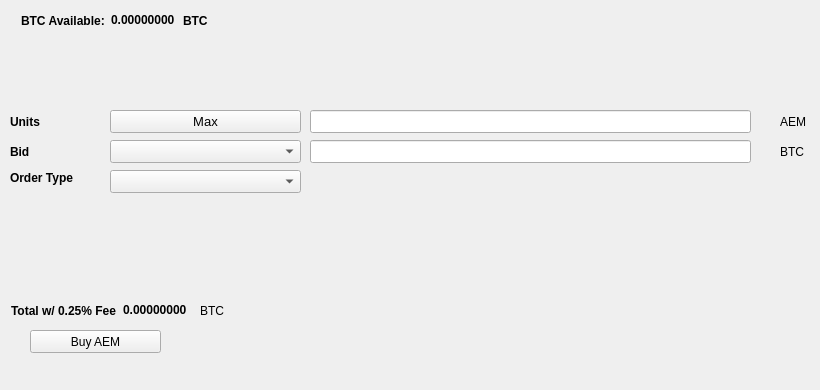
   <widget class="QWidget" name="BuyTab">
    <attribute name="title">
     <string>Buy</string>
    </attribute>
    <widget class="QPushButton" name="BuyAEM">
     <property name="geometry">
      <rect>
       <x>30</x>
       <y>330</y>
       <width>131</width>
       <height>23</height>
      </rect>
     </property>
     <property name="text">
      <string>Buy AEM</string>
     </property>
     <property name="icon">
      <iconset resource="../atheneum.qrc">
       <normaloff>:/icons/bitcoin</normaloff>:/icons/bitcoin</iconset>
     </property>
    </widget>
    <widget class="QLabel" name="label_3">
     <property name="geometry">
      <rect>
       <x>10</x>
       <y>110</y>
       <width>46</width>
       <height>23</height>
      </rect>
     </property>
     <property name="font">
      <font>
       <weight>75</weight>
       <bold>true</bold>
      </font>
     </property>
     <property name="text">
      <string>Units</string>
     </property>
    </widget>
    <widget class="QLineEdit" name="UnitsInput">
     <property name="geometry">
      <rect>
       <x>310</x>
       <y>110</y>
       <width>441</width>
       <height>23</height>
      </rect>
     </property>
     <property name="font">
      <font>
       <pointsize>9</pointsize>
       <weight>75</weight>
       <bold>true</bold>
      </font>
     </property>
    </widget>
    <widget class="QLineEdit" name="BuyBidPriceEdit">
     <property name="geometry">
      <rect>
       <x>310</x>
       <y>140</y>
       <width>441</width>
       <height>23</height>
      </rect>
     </property>
     <property name="font">
      <font>
       <pointsize>9</pointsize>
       <weight>75</weight>
       <bold>true</bold>
      </font>
     </property>
    </widget>
    <widget class="QLabel" name="label_4">
     <property name="geometry">
      <rect>
       <x>780</x>
       <y>110</y>
       <width>31</width>
       <height>23</height>
      </rect>
     </property>
     <property name="text">
      <string>AEM</string>
     </property>
    </widget>
    <widget class="QLabel" name="label_5">
     <property name="geometry">
      <rect>
       <x>780</x>
       <y>140</y>
       <width>31</width>
       <height>23</height>
      </rect>
     </property>
     <property name="text">
      <string>BTC</string>
     </property>
    </widget>
    <widget class="QLabel" name="label_6">
     <property name="geometry">
      <rect>
       <x>10</x>
       <y>140</y>
       <width>46</width>
       <height>23</height>
      </rect>
     </property>
     <property name="font">
      <font>
       <weight>75</weight>
       <bold>true</bold>
      </font>
     </property>
     <property name="text">
      <string>Bid</string>
     </property>
    </widget>
    <widget class="QLabel" name="label_7">
     <property name="geometry">
      <rect>
       <x>10</x>
       <y>170</y>
       <width>91</width>
       <height>16</height>
      </rect>
     </property>
     <property name="font">
      <font>
       <weight>75</weight>
       <bold>true</bold>
      </font>
     </property>
     <property name="text">
      <string>Order Type</string>
     </property>
    </widget>
    <widget class="QPushButton" name="Buy_Max_Amount">
     <property name="geometry">
      <rect>
       <x>110</x>
       <y>110</y>
       <width>191</width>
       <height>23</height>
      </rect>
     </property>
     <property name="font">
      <font>
       <pointsize>10</pointsize>
      </font>
     </property>
     <property name="text">
      <string>Max</string>
     </property>
    </widget>
    <widget class="QComboBox" name="BuyBidcomboBox">
     <property name="geometry">
      <rect>
       <x>110</x>
       <y>140</y>
       <width>191</width>
       <height>23</height>
      </rect>
     </property>
     <property name="font">
      <font>
       <pointsize>10</pointsize>
      </font>
     </property>
    </widget>
    <widget class="QComboBox" name="buyOrdertypeCombo">
     <property name="geometry">
      <rect>
       <x>110</x>
       <y>170</y>
       <width>191</width>
       <height>23</height>
      </rect>
     </property>
     <property name="font">
      <font>
       <pointsize>10</pointsize>
      </font>
     </property>
    </widget>
    <widget class="QWidget" name="layoutWidget1">
     <property name="geometry">
      <rect>
       <x>21</x>
       <y>11</y>
       <width>227</width>
       <height>19</height>
      </rect>
     </property>
     <layout class="QHBoxLayout" name="horizontalLayout_3">
      <item>
       <widget class="QLabel" name="label232">
        <property name="font">
         <font>
          <weight>75</weight>
          <bold>true</bold>
         </font>
        </property>
        <property name="text">
         <string>BTC Available:</string>
        </property>
       </widget>
      </item>
      <item>
       <widget class="QLabel" name="BtcAvailableLbl">
        <property name="palette">
         <palette>
          <active>
           <colorrole role="WindowText">
            <brush brushstyle="SolidPattern">
             <color alpha="255">
              <red>0</red>
              <green>0</green>
              <blue>0</blue>
             </color>
            </brush>
           </colorrole>
           <colorrole role="Button">
            <brush brushstyle="SolidPattern">
             <color alpha="255">
              <red>0</red>
              <green>170</green>
              <blue>0</blue>
             </color>
            </brush>
           </colorrole>
           <colorrole role="Light">
            <brush brushstyle="SolidPattern">
             <color alpha="255">
              <red>0</red>
              <green>255</green>
              <blue>0</blue>
             </color>
            </brush>
           </colorrole>
           <colorrole role="Midlight">
            <brush brushstyle="SolidPattern">
             <color alpha="255">
              <red>0</red>
              <green>212</green>
              <blue>0</blue>
             </color>
            </brush>
           </colorrole>
           <colorrole role="Dark">
            <brush brushstyle="SolidPattern">
             <color alpha="255">
              <red>0</red>
              <green>85</green>
              <blue>0</blue>
             </color>
            </brush>
           </colorrole>
           <colorrole role="Mid">
            <brush brushstyle="SolidPattern">
             <color alpha="255">
              <red>0</red>
              <green>113</green>
              <blue>0</blue>
             </color>
            </brush>
           </colorrole>
           <colorrole role="Text">
            <brush brushstyle="SolidPattern">
             <color alpha="255">
              <red>0</red>
              <green>170</green>
              <blue>0</blue>
             </color>
            </brush>
           </colorrole>
           <colorrole role="BrightText">
            <brush brushstyle="SolidPattern">
             <color alpha="255">
              <red>255</red>
              <green>255</green>
              <blue>255</blue>
             </color>
            </brush>
           </colorrole>
           <colorrole role="ButtonText">
            <brush brushstyle="SolidPattern">
             <color alpha="255">
              <red>0</red>
              <green>0</green>
              <blue>0</blue>
             </color>
            </brush>
           </colorrole>
           <colorrole role="Base">
            <brush brushstyle="SolidPattern">
             <color alpha="255">
              <red>255</red>
              <green>255</green>
              <blue>255</blue>
             </color>
            </brush>
           </colorrole>
           <colorrole role="Window">
            <brush brushstyle="SolidPattern">
             <color alpha="255">
              <red>0</red>
              <green>170</green>
              <blue>0</blue>
             </color>
            </brush>
           </colorrole>
           <colorrole role="Shadow">
            <brush brushstyle="SolidPattern">
             <color alpha="255">
              <red>0</red>
              <green>0</green>
              <blue>0</blue>
             </color>
            </brush>
           </colorrole>
           <colorrole role="AlternateBase">
            <brush brushstyle="SolidPattern">
             <color alpha="255">
              <red>127</red>
              <green>212</green>
              <blue>127</blue>
             </color>
            </brush>
           </colorrole>
           <colorrole role="ToolTipBase">
            <brush brushstyle="SolidPattern">
             <color alpha="255">
              <red>255</red>
              <green>255</green>
              <blue>220</blue>
             </color>
            </brush>
           </colorrole>
           <colorrole role="ToolTipText">
            <brush brushstyle="SolidPattern">
             <color alpha="255">
              <red>0</red>
              <green>0</green>
              <blue>0</blue>
             </color>
            </brush>
           </colorrole>
          </active>
          <inactive>
           <colorrole role="WindowText">
            <brush brushstyle="SolidPattern">
             <color alpha="255">
              <red>0</red>
              <green>0</green>
              <blue>0</blue>
             </color>
            </brush>
           </colorrole>
           <colorrole role="Button">
            <brush brushstyle="SolidPattern">
             <color alpha="255">
              <red>0</red>
              <green>170</green>
              <blue>0</blue>
             </color>
            </brush>
           </colorrole>
           <colorrole role="Light">
            <brush brushstyle="SolidPattern">
             <color alpha="255">
              <red>0</red>
              <green>255</green>
              <blue>0</blue>
             </color>
            </brush>
           </colorrole>
           <colorrole role="Midlight">
            <brush brushstyle="SolidPattern">
             <color alpha="255">
              <red>0</red>
              <green>212</green>
              <blue>0</blue>
             </color>
            </brush>
           </colorrole>
           <colorrole role="Dark">
            <brush brushstyle="SolidPattern">
             <color alpha="255">
              <red>0</red>
              <green>85</green>
              <blue>0</blue>
             </color>
            </brush>
           </colorrole>
           <colorrole role="Mid">
            <brush brushstyle="SolidPattern">
             <color alpha="255">
              <red>0</red>
              <green>113</green>
              <blue>0</blue>
             </color>
            </brush>
           </colorrole>
           <colorrole role="Text">
            <brush brushstyle="SolidPattern">
             <color alpha="255">
              <red>0</red>
              <green>170</green>
              <blue>0</blue>
             </color>
            </brush>
           </colorrole>
           <colorrole role="BrightText">
            <brush brushstyle="SolidPattern">
             <color alpha="255">
              <red>255</red>
              <green>255</green>
              <blue>255</blue>
             </color>
            </brush>
           </colorrole>
           <colorrole role="ButtonText">
            <brush brushstyle="SolidPattern">
             <color alpha="255">
              <red>0</red>
              <green>0</green>
              <blue>0</blue>
             </color>
            </brush>
           </colorrole>
           <colorrole role="Base">
            <brush brushstyle="SolidPattern">
             <color alpha="255">
              <red>255</red>
              <green>255</green>
              <blue>255</blue>
             </color>
            </brush>
           </colorrole>
           <colorrole role="Window">
            <brush brushstyle="SolidPattern">
             <color alpha="255">
              <red>0</red>
              <green>170</green>
              <blue>0</blue>
             </color>
            </brush>
           </colorrole>
           <colorrole role="Shadow">
            <brush brushstyle="SolidPattern">
             <color alpha="255">
              <red>0</red>
              <green>0</green>
              <blue>0</blue>
             </color>
            </brush>
           </colorrole>
           <colorrole role="AlternateBase">
            <brush brushstyle="SolidPattern">
             <color alpha="255">
              <red>127</red>
              <green>212</green>
              <blue>127</blue>
             </color>
            </brush>
           </colorrole>
           <colorrole role="ToolTipBase">
            <brush brushstyle="SolidPattern">
             <color alpha="255">
              <red>255</red>
              <green>255</green>
              <blue>220</blue>
             </color>
            </brush>
           </colorrole>
           <colorrole role="ToolTipText">
            <brush brushstyle="SolidPattern">
             <color alpha="255">
              <red>0</red>
              <green>0</green>
              <blue>0</blue>
             </color>
            </brush>
           </colorrole>
          </inactive>
          <disabled>
           <colorrole role="WindowText">
            <brush brushstyle="SolidPattern">
             <color alpha="255">
              <red>0</red>
              <green>85</green>
              <blue>0</blue>
             </color>
            </brush>
           </colorrole>
           <colorrole role="Button">
            <brush brushstyle="SolidPattern">
             <color alpha="255">
              <red>0</red>
              <green>170</green>
              <blue>0</blue>
             </color>
            </brush>
           </colorrole>
           <colorrole role="Light">
            <brush brushstyle="SolidPattern">
             <color alpha="255">
              <red>0</red>
              <green>255</green>
              <blue>0</blue>
             </color>
            </brush>
           </colorrole>
           <colorrole role="Midlight">
            <brush brushstyle="SolidPattern">
             <color alpha="255">
              <red>0</red>
              <green>212</green>
              <blue>0</blue>
             </color>
            </brush>
           </colorrole>
           <colorrole role="Dark">
            <brush brushstyle="SolidPattern">
             <color alpha="255">
              <red>0</red>
              <green>85</green>
              <blue>0</blue>
             </color>
            </brush>
           </colorrole>
           <colorrole role="Mid">
            <brush brushstyle="SolidPattern">
             <color alpha="255">
              <red>0</red>
              <green>113</green>
              <blue>0</blue>
             </color>
            </brush>
           </colorrole>
           <colorrole role="Text">
            <brush brushstyle="SolidPattern">
             <color alpha="255">
              <red>0</red>
              <green>85</green>
              <blue>0</blue>
             </color>
            </brush>
           </colorrole>
           <colorrole role="BrightText">
            <brush brushstyle="SolidPattern">
             <color alpha="255">
              <red>255</red>
              <green>255</green>
              <blue>255</blue>
             </color>
            </brush>
           </colorrole>
           <colorrole role="ButtonText">
            <brush brushstyle="SolidPattern">
             <color alpha="255">
              <red>0</red>
              <green>85</green>
              <blue>0</blue>
             </color>
            </brush>
           </colorrole>
           <colorrole role="Base">
            <brush brushstyle="SolidPattern">
             <color alpha="255">
              <red>0</red>
              <green>170</green>
              <blue>0</blue>
             </color>
            </brush>
           </colorrole>
           <colorrole role="Window">
            <brush brushstyle="SolidPattern">
             <color alpha="255">
              <red>0</red>
              <green>170</green>
              <blue>0</blue>
             </color>
            </brush>
           </colorrole>
           <colorrole role="Shadow">
            <brush brushstyle="SolidPattern">
             <color alpha="255">
              <red>0</red>
              <green>0</green>
              <blue>0</blue>
             </color>
            </brush>
           </colorrole>
           <colorrole role="AlternateBase">
            <brush brushstyle="SolidPattern">
             <color alpha="255">
              <red>0</red>
              <green>170</green>
              <blue>0</blue>
             </color>
            </brush>
           </colorrole>
           <colorrole role="ToolTipBase">
            <brush brushstyle="SolidPattern">
             <color alpha="255">
              <red>255</red>
              <green>255</green>
              <blue>220</blue>
             </color>
            </brush>
           </colorrole>
           <colorrole role="ToolTipText">
            <brush brushstyle="SolidPattern">
             <color alpha="255">
              <red>0</red>
              <green>0</green>
              <blue>0</blue>
             </color>
            </brush>
           </colorrole>
          </disabled>
         </palette>
        </property>
        <property name="font">
         <font>
          <weight>75</weight>
          <bold>true</bold>
         </font>
        </property>
        <property name="text">
         <string>0.00000000</string>
        </property>
        <property name="textInteractionFlags">
         <set>Qt::LinksAccessibleByMouse|Qt::TextSelectableByKeyboard|Qt::TextSelectableByMouse</set>
        </property>
       </widget>
      </item>
      <item>
       <widget class="QLabel" name="BtcAvailableLbl_2">
        <property name="font">
         <font>
          <weight>75</weight>
          <bold>true</bold>
         </font>
        </property>
        <property name="text">
         <string>BTC</string>
        </property>
       </widget>
      </item>
     </layout>
    </widget>
    <widget class="QWidget" name="layoutWidge2">
     <property name="geometry">
      <rect>
       <x>11</x>
       <y>301</y>
       <width>259</width>
       <height>19</height>
      </rect>
     </property>
     <layout class="QHBoxLayout" name="horizontalLayout_4">
      <item>
       <widget class="QLabel" name="label_9">
        <property name="font">
         <font>
          <weight>75</weight>
          <bold>true</bold>
         </font>
        </property>
        <property name="text">
         <string>Total w/ 0.25% Fee</string>
        </property>
       </widget>
      </item>
      <item>
       <widget class="QLabel" name="BuyCostLabel">
        <property name="palette">
         <palette>
          <active>
           <colorrole role="WindowText">
            <brush brushstyle="SolidPattern">
             <color alpha="255">
              <red>0</red>
              <green>0</green>
              <blue>0</blue>
             </color>
            </brush>
           </colorrole>
           <colorrole role="Button">
            <brush brushstyle="SolidPattern">
             <color alpha="255">
              <red>0</red>
              <green>170</green>
              <blue>0</blue>
             </color>
            </brush>
           </colorrole>
           <colorrole role="Light">
            <brush brushstyle="SolidPattern">
             <color alpha="255">
              <red>0</red>
              <green>255</green>
              <blue>0</blue>
             </color>
            </brush>
           </colorrole>
           <colorrole role="Midlight">
            <brush brushstyle="SolidPattern">
             <color alpha="255">
              <red>0</red>
              <green>212</green>
              <blue>0</blue>
             </color>
            </brush>
           </colorrole>
           <colorrole role="Dark">
            <brush brushstyle="SolidPattern">
             <color alpha="255">
              <red>0</red>
              <green>85</green>
              <blue>0</blue>
             </color>
            </brush>
           </colorrole>
           <colorrole role="Mid">
            <brush brushstyle="SolidPattern">
             <color alpha="255">
              <red>0</red>
              <green>113</green>
              <blue>0</blue>
             </color>
            </brush>
           </colorrole>
           <colorrole role="Text">
            <brush brushstyle="SolidPattern">
             <color alpha="255">
              <red>0</red>
              <green>170</green>
              <blue>0</blue>
             </color>
            </brush>
           </colorrole>
           <colorrole role="BrightText">
            <brush brushstyle="SolidPattern">
             <color alpha="255">
              <red>255</red>
              <green>255</green>
              <blue>255</blue>
             </color>
            </brush>
           </colorrole>
           <colorrole role="ButtonText">
            <brush brushstyle="SolidPattern">
             <color alpha="255">
              <red>0</red>
              <green>0</green>
              <blue>0</blue>
             </color>
            </brush>
           </colorrole>
           <colorrole role="Base">
            <brush brushstyle="SolidPattern">
             <color alpha="255">
              <red>255</red>
              <green>255</green>
              <blue>255</blue>
             </color>
            </brush>
           </colorrole>
           <colorrole role="Window">
            <brush brushstyle="SolidPattern">
             <color alpha="255">
              <red>0</red>
              <green>170</green>
              <blue>0</blue>
             </color>
            </brush>
           </colorrole>
           <colorrole role="Shadow">
            <brush brushstyle="SolidPattern">
             <color alpha="255">
              <red>0</red>
              <green>0</green>
              <blue>0</blue>
             </color>
            </brush>
           </colorrole>
           <colorrole role="AlternateBase">
            <brush brushstyle="SolidPattern">
             <color alpha="255">
              <red>127</red>
              <green>212</green>
              <blue>127</blue>
             </color>
            </brush>
           </colorrole>
           <colorrole role="ToolTipBase">
            <brush brushstyle="SolidPattern">
             <color alpha="255">
              <red>255</red>
              <green>255</green>
              <blue>220</blue>
             </color>
            </brush>
           </colorrole>
           <colorrole role="ToolTipText">
            <brush brushstyle="SolidPattern">
             <color alpha="255">
              <red>0</red>
              <green>0</green>
              <blue>0</blue>
             </color>
            </brush>
           </colorrole>
          </active>
          <inactive>
           <colorrole role="WindowText">
            <brush brushstyle="SolidPattern">
             <color alpha="255">
              <red>0</red>
              <green>0</green>
              <blue>0</blue>
             </color>
            </brush>
           </colorrole>
           <colorrole role="Button">
            <brush brushstyle="SolidPattern">
             <color alpha="255">
              <red>0</red>
              <green>170</green>
              <blue>0</blue>
             </color>
            </brush>
           </colorrole>
           <colorrole role="Light">
            <brush brushstyle="SolidPattern">
             <color alpha="255">
              <red>0</red>
              <green>255</green>
              <blue>0</blue>
             </color>
            </brush>
           </colorrole>
           <colorrole role="Midlight">
            <brush brushstyle="SolidPattern">
             <color alpha="255">
              <red>0</red>
              <green>212</green>
              <blue>0</blue>
             </color>
            </brush>
           </colorrole>
           <colorrole role="Dark">
            <brush brushstyle="SolidPattern">
             <color alpha="255">
              <red>0</red>
              <green>85</green>
              <blue>0</blue>
             </color>
            </brush>
           </colorrole>
           <colorrole role="Mid">
            <brush brushstyle="SolidPattern">
             <color alpha="255">
              <red>0</red>
              <green>113</green>
              <blue>0</blue>
             </color>
            </brush>
           </colorrole>
           <colorrole role="Text">
            <brush brushstyle="SolidPattern">
             <color alpha="255">
              <red>0</red>
              <green>170</green>
              <blue>0</blue>
             </color>
            </brush>
           </colorrole>
           <colorrole role="BrightText">
            <brush brushstyle="SolidPattern">
             <color alpha="255">
              <red>255</red>
              <green>255</green>
              <blue>255</blue>
             </color>
            </brush>
           </colorrole>
           <colorrole role="ButtonText">
            <brush brushstyle="SolidPattern">
             <color alpha="255">
              <red>0</red>
              <green>0</green>
              <blue>0</blue>
             </color>
            </brush>
           </colorrole>
           <colorrole role="Base">
            <brush brushstyle="SolidPattern">
             <color alpha="255">
              <red>255</red>
              <green>255</green>
              <blue>255</blue>
             </color>
            </brush>
           </colorrole>
           <colorrole role="Window">
            <brush brushstyle="SolidPattern">
             <color alpha="255">
              <red>0</red>
              <green>170</green>
              <blue>0</blue>
             </color>
            </brush>
           </colorrole>
           <colorrole role="Shadow">
            <brush brushstyle="SolidPattern">
             <color alpha="255">
              <red>0</red>
              <green>0</green>
              <blue>0</blue>
             </color>
            </brush>
           </colorrole>
           <colorrole role="AlternateBase">
            <brush brushstyle="SolidPattern">
             <color alpha="255">
              <red>127</red>
              <green>212</green>
              <blue>127</blue>
             </color>
            </brush>
           </colorrole>
           <colorrole role="ToolTipBase">
            <brush brushstyle="SolidPattern">
             <color alpha="255">
              <red>255</red>
              <green>255</green>
              <blue>220</blue>
             </color>
            </brush>
           </colorrole>
           <colorrole role="ToolTipText">
            <brush brushstyle="SolidPattern">
             <color alpha="255">
              <red>0</red>
              <green>0</green>
              <blue>0</blue>
             </color>
            </brush>
           </colorrole>
          </inactive>
          <disabled>
           <colorrole role="WindowText">
            <brush brushstyle="SolidPattern">
             <color alpha="255">
              <red>0</red>
              <green>85</green>
              <blue>0</blue>
             </color>
            </brush>
           </colorrole>
           <colorrole role="Button">
            <brush brushstyle="SolidPattern">
             <color alpha="255">
              <red>0</red>
              <green>170</green>
              <blue>0</blue>
             </color>
            </brush>
           </colorrole>
           <colorrole role="Light">
            <brush brushstyle="SolidPattern">
             <color alpha="255">
              <red>0</red>
              <green>255</green>
              <blue>0</blue>
             </color>
            </brush>
           </colorrole>
           <colorrole role="Midlight">
            <brush brushstyle="SolidPattern">
             <color alpha="255">
              <red>0</red>
              <green>212</green>
              <blue>0</blue>
             </color>
            </brush>
           </colorrole>
           <colorrole role="Dark">
            <brush brushstyle="SolidPattern">
             <color alpha="255">
              <red>0</red>
              <green>85</green>
              <blue>0</blue>
             </color>
            </brush>
           </colorrole>
           <colorrole role="Mid">
            <brush brushstyle="SolidPattern">
             <color alpha="255">
              <red>0</red>
              <green>113</green>
              <blue>0</blue>
             </color>
            </brush>
           </colorrole>
           <colorrole role="Text">
            <brush brushstyle="SolidPattern">
             <color alpha="255">
              <red>0</red>
              <green>85</green>
              <blue>0</blue>
             </color>
            </brush>
           </colorrole>
           <colorrole role="BrightText">
            <brush brushstyle="SolidPattern">
             <color alpha="255">
              <red>255</red>
              <green>255</green>
              <blue>255</blue>
             </color>
            </brush>
           </colorrole>
           <colorrole role="ButtonText">
            <brush brushstyle="SolidPattern">
             <color alpha="255">
              <red>0</red>
              <green>85</green>
              <blue>0</blue>
             </color>
            </brush>
           </colorrole>
           <colorrole role="Base">
            <brush brushstyle="SolidPattern">
             <color alpha="255">
              <red>0</red>
              <green>170</green>
              <blue>0</blue>
             </color>
            </brush>
           </colorrole>
           <colorrole role="Window">
            <brush brushstyle="SolidPattern">
             <color alpha="255">
              <red>0</red>
              <green>170</green>
              <blue>0</blue>
             </color>
            </brush>
           </colorrole>
           <colorrole role="Shadow">
            <brush brushstyle="SolidPattern">
             <color alpha="255">
              <red>0</red>
              <green>0</green>
              <blue>0</blue>
             </color>
            </brush>
           </colorrole>
           <colorrole role="AlternateBase">
            <brush brushstyle="SolidPattern">
             <color alpha="255">
              <red>0</red>
              <green>170</green>
              <blue>0</blue>
             </color>
            </brush>
           </colorrole>
           <colorrole role="ToolTipBase">
            <brush brushstyle="SolidPattern">
             <color alpha="255">
              <red>255</red>
              <green>255</green>
              <blue>220</blue>
             </color>
            </brush>
           </colorrole>
           <colorrole role="ToolTipText">
            <brush brushstyle="SolidPattern">
             <color alpha="255">
              <red>0</red>
              <green>0</green>
              <blue>0</blue>
             </color>
            </brush>
           </colorrole>
          </disabled>
         </palette>
        </property>
        <property name="font">
         <font>
          <weight>75</weight>
          <bold>true</bold>
         </font>
        </property>
        <property name="autoFillBackground">
         <bool>false</bool>
        </property>
        <property name="text">
         <string>0.00000000</string>
        </property>
        <property name="textInteractionFlags">
         <set>Qt::LinksAccessibleByMouse|Qt::TextSelectableByMouse</set>
        </property>
       </widget>
      </item>
      <item>
       <widget class="QLabel" name="label_10">
        <property name="font">
         <font>
          <weight>50</weight>
          <bold>false</bold>
         </font>
        </property>
        <property name="text">
         <string>BTC</string>
        </property>
       </widget>
      </item>
     </layout>
    </widget>
    <widget class="QLabel" name="label_24">
     <property name="geometry">
      <rect>
       <x>460</x>
       <y>300</y>
       <width>281</width>
       <height>81</height>
      </rect>
     </property>
     <property name="text">
      <string/>
     </property>
     <property name="pixmap">
      <pixmap>:/images/bittrex</pixmap>
     </property>
    </widget>
   </widget>
